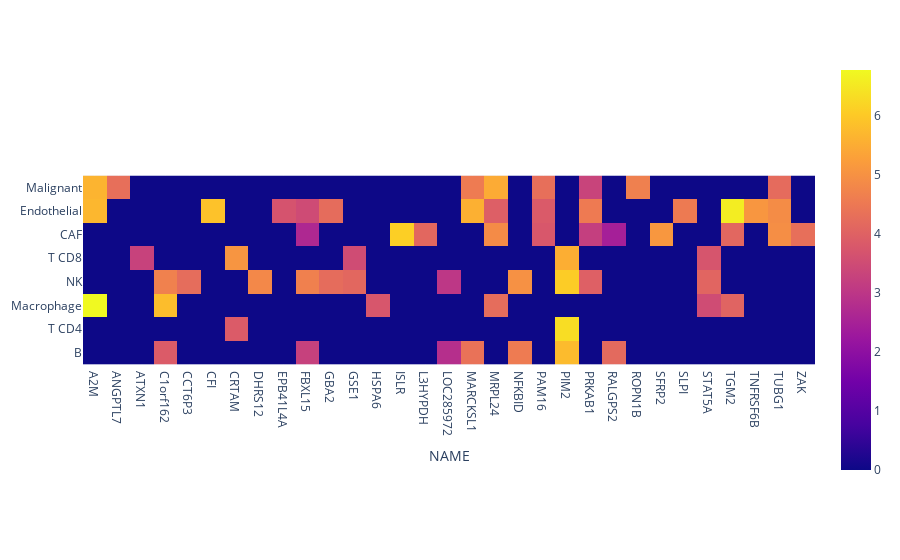

Write notebook code for a chart like this one.
### Code cell
fig = px.imshow(np.log(sigmat_normal.iloc[::100].T))

fig.show()

### Figure 1 — Plotly figure (JSON) as saved in the notebook; plotly's stock layout.template omitted (floating-point values rounded to 4 significant figures; data arrays with more than 128 entries replaced by an {"elided": "..."} marker saying what was removed)
{"data": [{"coloraxis": "coloraxis", "hovertemplate": "NAME: %{x}<br>y: %{y}<br>color: %{z}<extra></extra>", "name": "0", "type": "heatmap", "x": ["A2M", "ANGPTL7", "ATXN1", "C1orf162", "CCT6P3", "CFI", "CRTAM", "DHRS12", "EPB41L4A", "FBXL15", "GBA2", "GSE1", "HSPA6", "ISLR", "L3HYPDH", "LOC285972", "MARCKSL1", "MRPL24", "NFKBID", "PAM16", "PIM2", "PRKAB1", "RALGPS2", "ROPN1B", "SFRP2", "SLPI", "STAT5A", "TGM2", "TNFRSF6B", "TUBG1", "ZAK"], "xaxis": "x", "y": ["Malignant", "Endothelial", "CAF", "T CD8", "NK", "Macrophage", "T CD4", "B"], "yaxis": "y", "z": {"elided": "8x31 float values"}}], "layout": {"coloraxis": {"colorscale": [[0, "#0d0887"], [0.1111, "#46039f"], [0.2222, "#7201a8"], [0.3333, "#9c179e"], [0.4444, "#bd3786"], [0.5556, "#d8576b"], [0.6667, "#ed7953"], [0.7778, "#fb9f3a"], [0.8889, "#fdca26"], [1, "#f0f921"]]}, "margin": {"t": 60}, "xaxis": {"anchor": "y", "constrain": "domain", "domain": [0, 1], "scaleanchor": "y", "title": {"text": "NAME"}}, "yaxis": {"anchor": "x", "autorange": "reversed", "constrain": "domain", "domain": [0, 1]}}}
